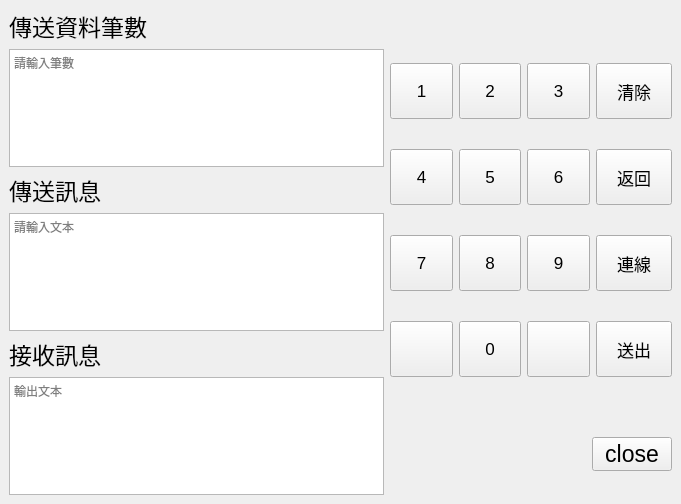
<?xml version="1.0" encoding="UTF-8"?>
<ui version="4.0">
 <class>MainWindow</class>
 <widget class="QMainWindow" name="MainWindow">
  <property name="geometry">
   <rect>
    <x>0</x>
    <y>0</y>
    <width>681</width>
    <height>504</height>
   </rect>
  </property>
  <property name="windowTitle">
   <string>MainWindow</string>
  </property>
  <widget class="QWidget" name="centralwidget">
   <layout class="QHBoxLayout" name="horizontalLayout_7">
    <item>
     <layout class="QHBoxLayout" name="horizontalLayout_6" stretch="4,3">
      <item>
       <layout class="QVBoxLayout" name="verticalLayout_4">
        <item>
         <layout class="QVBoxLayout" name="verticalLayout">
          <item>
           <widget class="QLabel" name="label1">
            <property name="sizePolicy">
             <sizepolicy hsizetype="Preferred" vsizetype="Fixed">
              <horstretch>0</horstretch>
              <verstretch>0</verstretch>
             </sizepolicy>
            </property>
            <property name="font">
             <font>
              <pointsize>17</pointsize>
             </font>
            </property>
            <property name="text">
             <string>傳送資料筆數</string>
            </property>
           </widget>
          </item>
          <item>
           <widget class="QTextEdit" name="text1">
            <property name="sizePolicy">
             <sizepolicy hsizetype="Preferred" vsizetype="Preferred">
              <horstretch>0</horstretch>
              <verstretch>0</verstretch>
             </sizepolicy>
            </property>
            <property name="placeholderText">
             <string>請輸入筆數</string>
            </property>
           </widget>
          </item>
         </layout>
        </item>
        <item>
         <layout class="QVBoxLayout" name="verticalLayout_2">
          <item>
           <widget class="QLabel" name="label2">
            <property name="font">
             <font>
              <pointsize>17</pointsize>
             </font>
            </property>
            <property name="text">
             <string>傳送訊息</string>
            </property>
           </widget>
          </item>
          <item>
           <widget class="QTextEdit" name="text2">
            <property name="sizePolicy">
             <sizepolicy hsizetype="Preferred" vsizetype="Preferred">
              <horstretch>0</horstretch>
              <verstretch>0</verstretch>
             </sizepolicy>
            </property>
            <property name="placeholderText">
             <string>請輸入文本</string>
            </property>
           </widget>
          </item>
         </layout>
        </item>
        <item>
         <layout class="QVBoxLayout" name="verticalLayout_3">
          <item>
           <widget class="QLabel" name="label3">
            <property name="font">
             <font>
              <pointsize>17</pointsize>
             </font>
            </property>
            <property name="text">
             <string>接收訊息</string>
            </property>
           </widget>
          </item>
          <item>
           <widget class="QTextEdit" name="text3">
            <property name="sizePolicy">
             <sizepolicy hsizetype="Preferred" vsizetype="Preferred">
              <horstretch>0</horstretch>
              <verstretch>0</verstretch>
             </sizepolicy>
            </property>
            <property name="placeholderText">
             <string>輸出文本</string>
            </property>
           </widget>
          </item>
         </layout>
        </item>
       </layout>
      </item>
      <item>
       <layout class="QVBoxLayout" name="verticalLayout_button">
        <item>
         <spacer name="verticalSpacer">
          <property name="orientation">
           <enum>Qt::Vertical</enum>
          </property>
          <property name="sizeType">
           <enum>QSizePolicy::Preferred</enum>
          </property>
          <property name="sizeHint" stdset="0">
           <size>
            <width>13</width>
            <height>30</height>
           </size>
          </property>
         </spacer>
        </item>
        <item>
         <layout class="QHBoxLayout" name="horizontalLayout" stretch="0,0,0,0">
          <item>
           <widget class="QPushButton" name="btn_n1">
            <property name="font">
             <font>
              <pointsize>13</pointsize>
             </font>
            </property>
            <property name="styleSheet">
             <string notr="true">padding: 2px;     
min-width: 50px;   
min-height: 50px;  
</string>
            </property>
            <property name="text">
             <string>1</string>
            </property>
           </widget>
          </item>
          <item>
           <widget class="QPushButton" name="btn_n2">
            <property name="font">
             <font>
              <pointsize>13</pointsize>
             </font>
            </property>
            <property name="styleSheet">
             <string notr="true">padding: 2px;     
min-width: 50px;   
min-height: 50px;  
</string>
            </property>
            <property name="text">
             <string>2</string>
            </property>
           </widget>
          </item>
          <item>
           <widget class="QPushButton" name="btn_n3">
            <property name="font">
             <font>
              <pointsize>13</pointsize>
             </font>
            </property>
            <property name="styleSheet">
             <string notr="true">padding: 2px;     
min-width: 50px;   
min-height: 50px;  
</string>
            </property>
            <property name="text">
             <string>3</string>
            </property>
           </widget>
          </item>
          <item>
           <widget class="QPushButton" name="btn_cls">
            <property name="font">
             <font>
              <pointsize>13</pointsize>
             </font>
            </property>
            <property name="styleSheet">
             <string notr="true">padding: 2px;     
min-width: 70px;   
min-height: 50px;  
</string>
            </property>
            <property name="text">
             <string>清除</string>
            </property>
           </widget>
          </item>
         </layout>
        </item>
        <item>
         <layout class="QHBoxLayout" name="horizontalLayout_2">
          <item>
           <widget class="QPushButton" name="btn_n4">
            <property name="font">
             <font>
              <pointsize>13</pointsize>
             </font>
            </property>
            <property name="styleSheet">
             <string notr="true">padding: 2px;     
min-width: 50px;   
min-height: 50px;  
</string>
            </property>
            <property name="text">
             <string>4</string>
            </property>
           </widget>
          </item>
          <item>
           <widget class="QPushButton" name="btn_n5">
            <property name="font">
             <font>
              <pointsize>13</pointsize>
             </font>
            </property>
            <property name="styleSheet">
             <string notr="true">padding: 2px;     
min-width: 50px;   
min-height: 50px;  
</string>
            </property>
            <property name="text">
             <string>5</string>
            </property>
           </widget>
          </item>
          <item>
           <widget class="QPushButton" name="btn_n6">
            <property name="font">
             <font>
              <pointsize>13</pointsize>
             </font>
            </property>
            <property name="styleSheet">
             <string notr="true">padding: 2px;     
min-width: 50px;   
min-height: 50px;  
</string>
            </property>
            <property name="text">
             <string>6</string>
            </property>
           </widget>
          </item>
          <item>
           <widget class="QPushButton" name="btn_return">
            <property name="font">
             <font>
              <pointsize>13</pointsize>
             </font>
            </property>
            <property name="styleSheet">
             <string notr="true">padding: 2px;     
min-width: 70px;   
min-height: 50px;  
</string>
            </property>
            <property name="text">
             <string>返回</string>
            </property>
           </widget>
          </item>
         </layout>
        </item>
        <item>
         <layout class="QHBoxLayout" name="horizontalLayout_3">
          <item>
           <widget class="QPushButton" name="btn_n7">
            <property name="font">
             <font>
              <pointsize>13</pointsize>
             </font>
            </property>
            <property name="styleSheet">
             <string notr="true">padding: 2px;     
min-width: 50px;   
min-height: 50px;  
</string>
            </property>
            <property name="text">
             <string>7</string>
            </property>
           </widget>
          </item>
          <item>
           <widget class="QPushButton" name="btn_n8">
            <property name="font">
             <font>
              <pointsize>13</pointsize>
             </font>
            </property>
            <property name="styleSheet">
             <string notr="true">padding: 2px;     
min-width: 50px;   
min-height: 50px;  
</string>
            </property>
            <property name="text">
             <string>8</string>
            </property>
           </widget>
          </item>
          <item>
           <widget class="QPushButton" name="btn_n9">
            <property name="font">
             <font>
              <pointsize>13</pointsize>
             </font>
            </property>
            <property name="styleSheet">
             <string notr="true">padding: 2px;     
min-width: 50px;   
min-height: 50px;  
</string>
            </property>
            <property name="text">
             <string>9</string>
            </property>
           </widget>
          </item>
          <item>
           <widget class="QPushButton" name="btn_link">
            <property name="font">
             <font>
              <pointsize>13</pointsize>
             </font>
            </property>
            <property name="styleSheet">
             <string notr="true">padding: 2px;     
min-width: 70px;   
min-height: 50px;  
</string>
            </property>
            <property name="text">
             <string>連線</string>
            </property>
           </widget>
          </item>
         </layout>
        </item>
        <item>
         <layout class="QHBoxLayout" name="horizontalLayout_4">
          <item>
           <widget class="QPushButton" name="btn_null1">
            <property name="font">
             <font>
              <pointsize>13</pointsize>
             </font>
            </property>
            <property name="styleSheet">
             <string notr="true">padding: 2px;     
min-width: 50px;   
min-height: 50px;  
</string>
            </property>
            <property name="text">
             <string/>
            </property>
           </widget>
          </item>
          <item>
           <widget class="QPushButton" name="btn_n0">
            <property name="font">
             <font>
              <pointsize>13</pointsize>
             </font>
            </property>
            <property name="styleSheet">
             <string notr="true">padding: 2px;     
min-width: 50px;   
min-height: 50px;  
</string>
            </property>
            <property name="text">
             <string>0</string>
            </property>
           </widget>
          </item>
          <item>
           <widget class="QPushButton" name="btn_null2">
            <property name="font">
             <font>
              <pointsize>13</pointsize>
             </font>
            </property>
            <property name="styleSheet">
             <string notr="true">padding: 2px;     
min-width: 50px;   
min-height: 50px;  
</string>
            </property>
            <property name="text">
             <string/>
            </property>
           </widget>
          </item>
          <item>
           <widget class="QPushButton" name="btn_send">
            <property name="font">
             <font>
              <pointsize>13</pointsize>
             </font>
            </property>
            <property name="styleSheet">
             <string notr="true">padding: 2px;     
min-width: 70px;   
min-height: 50px;  
</string>
            </property>
            <property name="text">
             <string>送出</string>
            </property>
           </widget>
          </item>
         </layout>
        </item>
        <item>
         <spacer name="verticalSpacer_2">
          <property name="orientation">
           <enum>Qt::Vertical</enum>
          </property>
          <property name="sizeType">
           <enum>QSizePolicy::Preferred</enum>
          </property>
          <property name="sizeHint" stdset="0">
           <size>
            <width>97</width>
            <height>30</height>
           </size>
          </property>
         </spacer>
        </item>
        <item>
         <layout class="QHBoxLayout" name="horizontalLayout_5">
          <item>
           <spacer name="horizontalSpacer">
            <property name="orientation">
             <enum>Qt::Horizontal</enum>
            </property>
            <property name="sizeHint" stdset="0">
             <size>
              <width>40</width>
              <height>20</height>
             </size>
            </property>
           </spacer>
          </item>
          <item>
           <widget class="QPushButton" name="btn_close">
            <property name="font">
             <font>
              <pointsize>17</pointsize>
             </font>
            </property>
            <property name="styleSheet">
             <string notr="true">padding: 2px;     \nmin-width: 40px;   \nmin-height: 40px;  \n</string>
            </property>
            <property name="text">
             <string>close</string>
            </property>
           </widget>
          </item>
         </layout>
        </item>
       </layout>
      </item>
     </layout>
    </item>
   </layout>
  </widget>
 </widget>
 <resources/>
 <connections/>
</ui>
